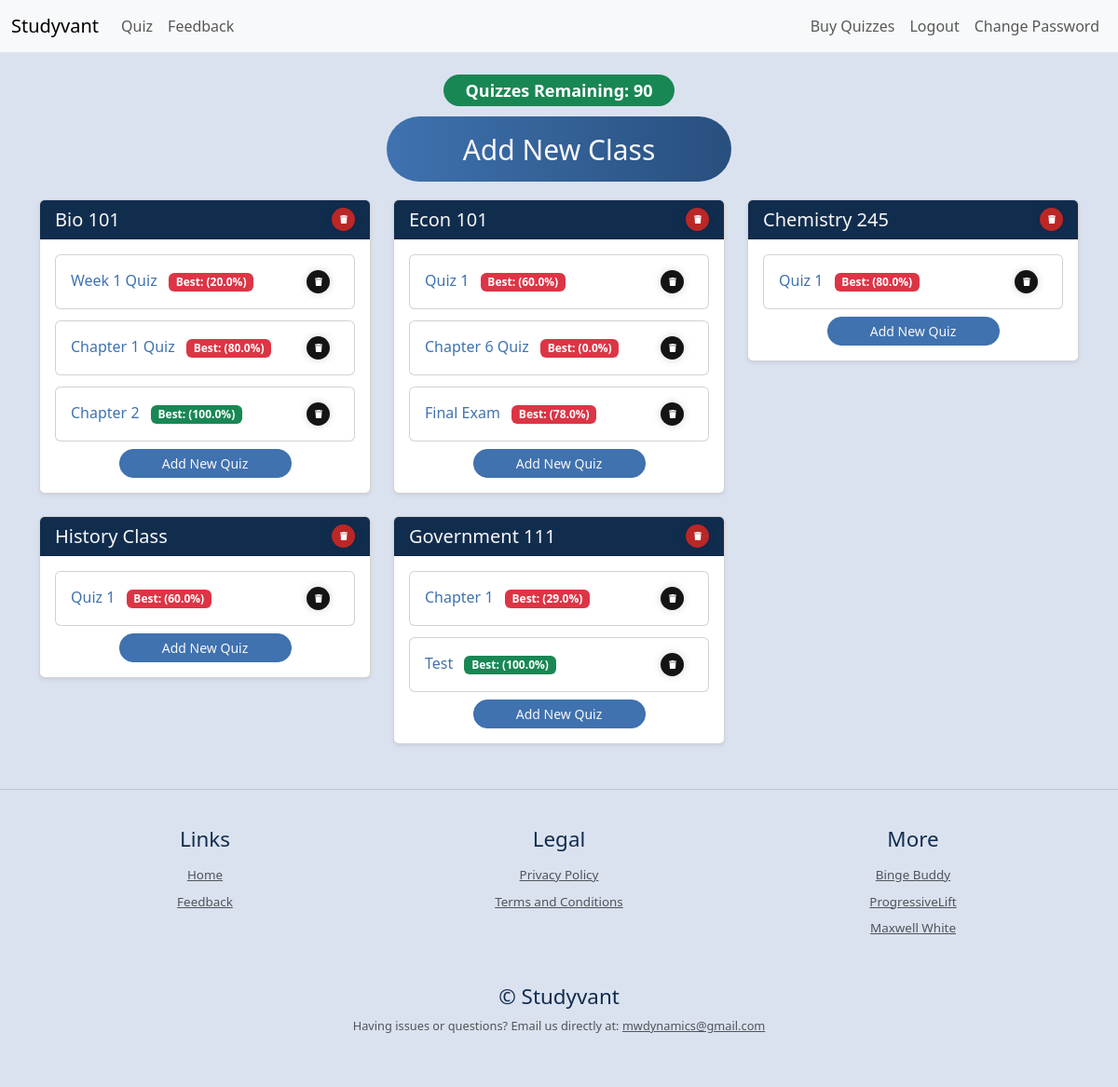
The app's page /quiz-selector (signed in), older data.
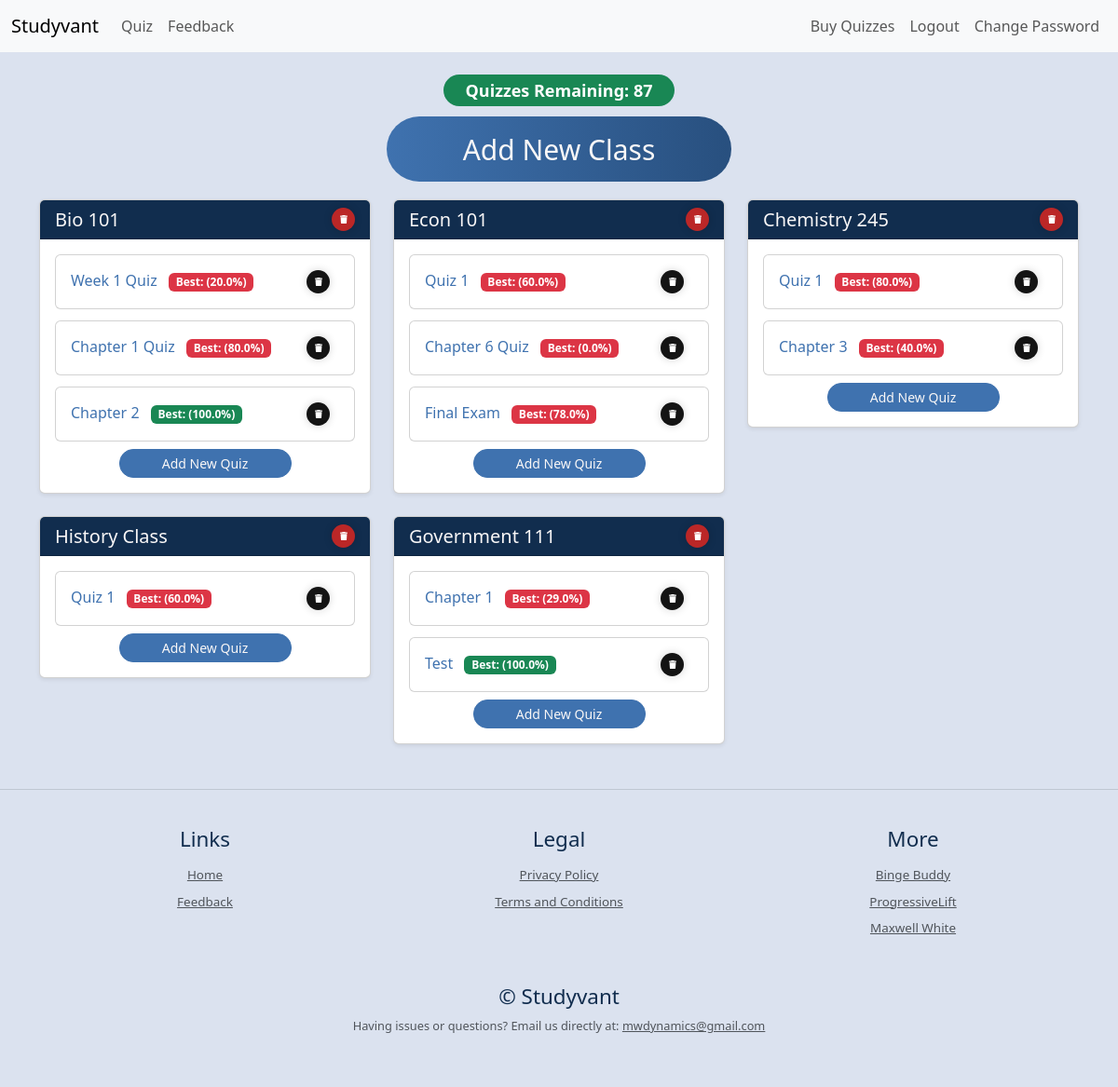
The same page, newer data.
### main.py (models this page shows)
class User(UserMixin, db.Model):
    __tablename__ = "users"
    id: Mapped[int] = mapped_column(Integer, primary_key=True)
    email: Mapped[str] = mapped_column(String(100), unique=True)
    password: Mapped[str] = mapped_column(String(100))
    name: Mapped[str] = mapped_column(String(100))
    premium_level: Mapped[int] = mapped_column(Integer)
    date_of_signup: Mapped[Date] = mapped_column(Date)
    end_date_premium: Mapped[Date] = mapped_column(Date)
    points: Mapped[int] = mapped_column(Integer)
    quiz_count: Mapped[int] = mapped_column(Integer)
    verified: Mapped[bool] = mapped_column(Integer, default=False)
    verification_token: Mapped[str] = mapped_column(String(100), nullable=True)

class ClassList(db.Model):
    __tablename__ = "class_list"
    id: Mapped[int] = mapped_column(Integer, primary_key=True)
    user_id: Mapped[int] = mapped_column(Integer, db.ForeignKey("users.id"))
    class_name: Mapped[str] = mapped_column(String(250), unique=False, nullable=False)

class Quiz(db.Model):
    __tablename__ = "quizzes"
    id: Mapped[int] = mapped_column(Integer, primary_key=True)
    user_id: Mapped[int] = mapped_column(Integer, db.ForeignKey("users.id"))
    quiz_json: Mapped[str] = mapped_column(JSON())
    title: Mapped[str] = mapped_column(String())
    class_name: Mapped[str] = mapped_column(String(250), unique=False, nullable=False)
    total_questions: Mapped[int] = mapped_column(Integer)
    best_score: Mapped[int] = mapped_column(Integer)

### main.py (the view)
@app.route('/quiz-selector', methods=["GET", "POST"])
def quiz_selector():
    form = NoteInput()
    if not current_user.is_authenticated:
        return redirect(url_for('login'))
    elif current_user.is_authenticated:
        class_list = ClassList.query.filter_by(user_id=current_user.id).all()
    quizzes = Quiz.query.filter_by(user_id=current_user.id).all()
    return render_template("quiz_selector.html", form=form, class_list=class_list, quizzes=quizzes)

### main.py (called while the page is built)
@login_manager.user_loader
def load_user(user_id):
    return db.get_or_404(User, user_id)

### templates/quiz_selector.html (shortened to what this page needs)
{% include "header.html" %}
{% block content %}
<div class="container mt-4">
    <div class="text-center mb-3">
        <div class="quiz-counter">
            <h4 class="mb-3">
                <span class="badge {% if current_user.quiz_count >= 1 and current_user.quiz_count <= 5  %}bg-warning{% elif current_user.quiz_count ==0 %}bg-danger{% else %}bg-success{% endif %} rounded-pill px-4 py-2">
                    Quizzes Remaining: {{ current_user.quiz_count }}
                </span>
            </h4>
        </div>
        <button type="button" class="create_class_button" data-bs-toggle="modal" data-bs-target="#addClassModal">
            Add New Class
        </button>
    </div>
    {%if not current_user.is_authenticated%}
        <div class="text-center mt-4">
            <h3 class="mb-4">Please login to view your quizzes</h3>
        </div>
    {% else %}
        {% if class_list %}
            <div class="row">
            {% for class in class_list %}
            <div class="col-md-4 mb-4">
                <div class="card shadow-sm">
                    <div class="card-header d-flex justify-content-between align-items-center">
                        <h5 class="card-title mb-0">{{ class.class_name }}</h5>
                        <div class="d-flex gap-2">
                            <form action="{{ url_for('delete_class', class_name=class.class_name) }}" method="POST" onsubmit="return confirm('Are you sure you want to delete this class?');" class="m-0">
                                <button type="submit" class="delete_class_button" aria-label="Delete class">
                                    <svg viewBox="0 0 448 512" class="svgIcon">
                                        <path d="M135.2 17.7L128 32H32C14.3 32 0 46.3 0 64S14.3 96 32 96H416c17.7 0 32-14.3 32-32s-14.3-32-32-32H320l-7.2-14.3C307.4 6.8 296.3 0 284.2 0H163.8c-12.1 0-23.2 6.8-28.6 17.7zM416 128H32L53.2 467c1.6 25.3 22.6 45 47.9 45H346.9c25.3 0 46.3-19.7 47.9-45L416 128z" />
                                    </svg>
                                </button>
                            </form>
                        </div>
                    </div>
                    <div class="card-body">
                        {% set class_quizzes = quizzes|selectattr('class_name', 'equalto', class.class_name)|list %}
                        {% if class_quizzes %}
                            <div class="row g-2">
                                {% for quiz in class_quizzes %}
                                <div class="col-12 mb-1">
                                    <div class="card">
                                        <div class="card-body">
                                            <div class="d-flex justify-content-between align-items-center">
                                                <h6 class="card-title mb-0">
                                                    <a href="{{ url_for('quiz', quiz_id=quiz.id) }}" class="text-decoration-none">
                                                        {{ quiz.title }}
                                                    </a>
                                                        <span class="badge {% if (quiz.best_score / quiz.total_questions * 100)|round == 100 %}bg-success{% else %}bg-danger{% endif %} ms-2">Best: ({{ (quiz.best_score / quiz.total_questions * 100)|round }}%)</span>
                                                </h6>
                                                <form action="{{ url_for('delete_quiz', quiz_id=quiz.id) }}" method="POST" onsubmit="return confirm('Are you sure you want to delete this quiz?');">
                                                    <button type="submit" class="delete_quiz_button" aria-label="Delete quiz">
                                                        <svg viewBox="0 0 448 512" class="svgIcon">
                                                            <path d="M135.2 17.7L128 32H32C14.3 32 0 46.3 0 64S14.3 96 32 96H416c17.7 0 32-14.3 32-32s-14.3-32-32-32H320l-7.2-14.3C307.4 6.8 296.3 0 284.2 0H163.8c-12.1 0-23.2 6.8-28.6 17.7zM416 128H32L53.2 467c1.6 25.3 22.6 45 47.9 45H346.9c25.3 0 46.3-19.7 47.9-45L416 128z" />
                                                        </svg>
                                                    </button>
                                                </form>
                                            </div>
                                        </div>
                                    </div>
                                </div>
                                {% endfor %}
                            </div>
                            {% if current_user.quiz_count > 0 %}
                            <div class="text-center mt-1">
                                <button type="button" class="add_quiz_button btn btn-sm btn-primary" data-bs-toggle="modal" data-bs-target="#createQuizModal" data-class-name="{{ class.class_name }}">
                                    Add New Quiz
                                </button>
                            </div>
                            {% else %}
                            <div class="text-center mt-1">
                                <a href="{{ url_for('price_page') }}" class="add_quiz_button btn btn-sm btn-primary">
                                    Purchase More Quizzes
                                </a>
                            </div>
                            {% endif %}
                        {% endif %}
                    </div>
                </div>
            </div>
            {% endfor %}
        </div>
    {% else %}
        <div class="text-center mt-4">
            <h3 class="mb-4">No Classes Added Yet</h3>
            <p>Click the button above to add your first class!</p>
        </div>
    {% endif %}
    {% endif %}
</div>
{% endblock %}
{% include "footer.html" %}

### templates/header.html (shortened to what this page needs)
<!doctype html>
<html lang="en" data-bs-theme="auto">
  <head><script src="../assets/js/color-modes.js"></script>
    <link rel="stylesheet" href="https://cdn.jsdelivr.net/npm/@docsearch/css@3">
    <link href="static/css/bootstrap.min.css" rel="stylesheet">
    <link href="https://cdn.jsdelivr.net/npm/bootstrap@5.3.3/dist/css/bootstrap.min.css" rel="stylesheet">
    <link rel="stylesheet" href="static/css/style.css"/>
<nav class="navbar navbar-expand-lg bg-body-tertiary">
  <div class="container-fluid">
    <a class="navbar-brand">Studyvant</a>
    <div class="collapse navbar-collapse" id="navbarNav">
      <ul class="navbar-nav">
        {% if current_user.is_authenticated: %}
        <li class="nav-item">
          <a class="nav-link" aria-current="page" href="{{url_for('quiz_selector') }}">Quiz</a>
        </li>
        <li class="nav-item">
          <a class="nav-link" href="{{url_for('feedback') }}">Feedback</a>
        </li>
        {% endif %}
      </ul>
      <ul class="navbar-nav ms-auto">
        {% if current_user.is_authenticated: %}
        <li class="nav-item">
          <a class="nav-link" href="{{url_for('price_page') }}">Buy Quizzes</a>
        </li>
        <li class="nav-item">
          <a class="nav-link" href="{{url_for('logout') }}">Logout</a>
        </li>
        <li class="nav-item">
          <a class="nav-link" href="{{url_for('change_password') }}">Change Password</a>
        </li>
        {%endif%}
      </ul>
    </div>
  </div>
</nav>

### templates/footer.html (shortened to what this page needs)
<hr class="my-4 border-secondary">
<footer class="py-3 my-4">
  <div class="container">
    <div class="row">
      <div class="col-md-4">
        <h6 class="text-white">Links</h6>
        <ul class="nav flex-column">
          <li class="nav-item"><a href="{{url_for('home_page')}}" class="nav-link2 px-2 text-body-secondary" style="font-size: 0.7em;">Home</a></li>
          <li class="nav-item"><a href="{{url_for('feedback')}}" class="nav-link2 px-2 text-body-secondary" style="font-size: 0.7em;">Feedback</a></li>
        </ul>
        <br>
      </div>
      <div class="col-md-4">
        <h6 class="text-white">Legal</h6>
        <ul class="nav flex-column">
          <li class="nav-item"><a href="{{url_for('privacy_policy')}}" class="nav-link2 px-2 text-body-secondary" style="font-size: 0.7em;">Privacy Policy</a></li>
          <li class="nav-item"><a href="{{url_for('terms_and_conditions')}}" class="nav-link2 px-2 text-body-secondary" style="font-size: 0.7em;">Terms and Conditions</a></li>
        </ul>
        <br>
      </div>
      <div class="col-md-4">
        <h6 class="text-white">More</h6>
        <ul class="nav flex-column">
          <li class="nav-item"><a href="https://bingebuddy.us/" class="nav-link2 px-2 text-body-secondary" target="_blank" rel="noopener noreferrer" style="font-size: 0.7em;">Binge Buddy</a></li>
          <li class="nav-item"><a href="https://progressivelift.com/" class="nav-link2 px-2 text-body-secondary" target="_blank" rel="noopener noreferrer" style="font-size: 0.7em;">ProgressiveLift</a></li>
          <li class="nav-item"><a href="https://indiepa.ge/maxwellwhite" class="nav-link2 px-2 text-body-secondary" target="_blank" rel="noopener noreferrer" style="font-size: 0.7em;">Maxwell White</a></li>
        </ul>
      </div>
    </div>
  </div>
  <br>
  <br>
  <h5 class="text-center text-white">© Studyvant</h5>
  <div class="text-center">
    <p class="text-body-secondary" style="font-size: 0.8em;">
      Having issues or questions? Email us directly at:
      <a href="mailto:mwdynamics@gmail.com" class="text-body-secondary">mwdynamics@gmail.com</a>
    </p>
  </div>
</footer>

### static/css/style.css (style rules this page uses)
:root { --primary-color: #F9F7F7; --secondary-color: #DBE2EF; --tertiary-color: #3F72AF; --quaternary-color: #112D4E; }

Row changes from the older to the newer data that the page shows:
changed User: quiz_count "90" → "87"
added Quiz: title "Chapter 3", (quiz.best_score/quiz.total_questions*100)|round "40.0", shown under ClassList "Chemistry 245"
